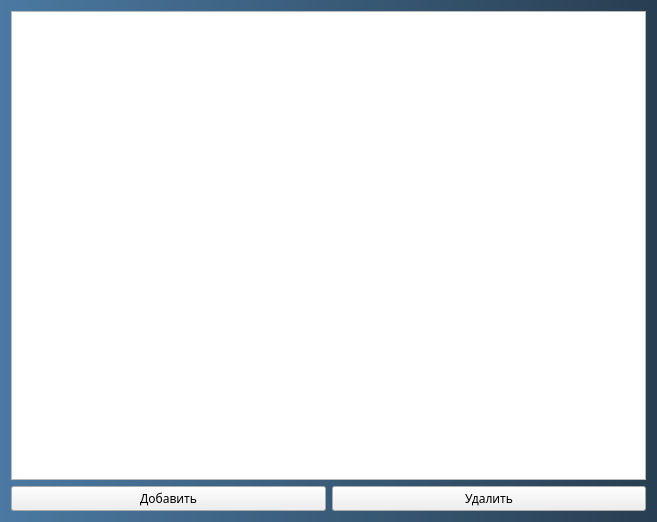
<?xml version="1.0" encoding="UTF-8"?>
<ui version="4.0">
 <class>Form</class>
 <widget class="QWidget" name="Form">
  <property name="geometry">
   <rect>
    <x>0</x>
    <y>0</y>
    <width>657</width>
    <height>522</height>
   </rect>
  </property>
  <property name="windowTitle">
   <string>Form</string>
  </property>
  <property name="styleSheet">
   <string notr="true">#Form{
background: qlineargradient(spread:pad, x1:0, y1:0, x2:1, y2:0, stop:0 rgba(75, 121, 161, 255), stop:1 rgba(40, 62, 81, 255));}
*{font-family:  century gothic;}</string>
  </property>
  <layout class="QVBoxLayout" name="verticalLayout_2">
   <item>
    <layout class="QVBoxLayout" name="verticalLayout">
     <item>
      <widget class="QListWidget" name="tm_view_widget">
       <item>
        <property name="text">
         <string/>
        </property>
       </item>
      </widget>
     </item>
     <item>
      <layout class="QHBoxLayout" name="horizontalLayout">
       <item>
        <widget class="QPushButton" name="new_btn">
         <property name="text">
          <string>Добавить</string>
         </property>
        </widget>
       </item>
       <item>
        <widget class="QPushButton" name="del_btn">
         <property name="text">
          <string>Удалить</string>
         </property>
        </widget>
       </item>
      </layout>
     </item>
    </layout>
   </item>
  </layout>
 </widget>
 <resources/>
 <connections/>
</ui>
